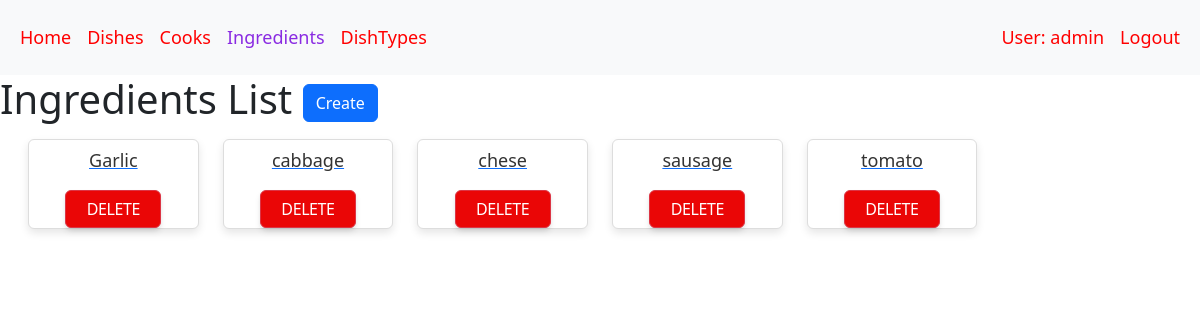
/ingredients/ (signed in), run on the app's committed database.
### restaurant/models.py (models this page shows, shortened)
class Cook(AbstractUser):
    years_of_experience = models.IntegerField(default=0)
    class Meta:
        verbose_name = "cook"
        verbose_name_plural = "cooks"

class Ingredient(models.Model):
    name = models.CharField(max_length=255, unique=True)
    class Meta:
        ordering = ["name"]

### restaurant/views.py (the view)
class IngredientListView(LoginRequiredMixin, generic.ListView):
    model = Ingredient
    context_object_name = "ingredient_list"
    paginate_by = 18

### templates/restaurant/ingredient_list.html
{% extends "base.html" %}
{% load crispy_forms_filters %}
{% block content %}
  <h1>
    Ingredients List
    <a href="{% url 'restaurant:ingredient-create' %}" class="btn btn-primary link-to-page">
      Create
    </a>
  </h1>
  <div class="row">
    {% if ingredient_list %}
      {% for ingredient in ingredient_list %}
        <div class="col-md-2">
          <div class="card mb-3 mini-card align-items-center">
            <a href="{% url 'restaurant:index' %}">
              <div class="card-body">
                <h5 class="card-title mini-card-title">{{ ingredient.name }}</h5>
              </div>
            </a>
          <a href="{% url 'restaurant:ingredient-delete' pk=ingredient.id %}" class="btn btn-danger delete">
            Delete
          </a>
          </div>
        </div>
      {% endfor %}
    {% else %}
      <p>There are no ingredients in the service.</p>
    {% endif %}
  </div>
{% endblock %}

### templates/includes/header.html (shortened to what this page needs)
  <header>
    <nav class="navbar navbar-expand-lg bg-body-tertiary navbar-dark bg-gradient-dark z-index-3 py-3">
      <div class="container-fluid">
        <div class="collapse navbar-collapse" id="navbarSupportedContent">
          <ul class="navbar-nav me-auto mb-2 mb-lg-0">
            <li class="nav-item">
              <a class="nav-link{% if request.resolver_match.url_name == 'index' %} active{% endif %}"
              href="{% url 'restaurant:index' %}">Home</a>
            </li>
            <li class="nav-item">
              <a class="nav-link{% if request.resolver_match.url_name == 'dish-list' %} active{% endif %}"
              href="{% url 'restaurant:dish-list' %}">Dishes</a>
            </li>
            <li class="nav-item">
              <a class="nav-link{% if request.resolver_match.url_name == 'cook-list' %} active{% endif %}"
              href="{% url 'restaurant:cook-list' %}">Cooks</a>
            </li>
            <li class="nav-item">
              <a class="nav-link{% if request.resolver_match.url_name == 'ingredient-list' %} active{% endif %}"
              href="{% url 'restaurant:ingredient-list' %}">Ingredients</a>
            </li>
            <li class="nav-item">
              <a class="nav-link{% if request.resolver_match.url_name == 'dish-types-list' %} active{% endif %}"
              href="{% url 'restaurant:dish-types-list' %}">DishTypes</a>
            </li>
              </ul>
          <ul class="navbar-nav mb-2 mb-lg-0">
            {% if user.is_authenticated %}
                <li class="nav-item">
                  <a class="nav-link{% if request.resolver_match.url_name == 'cook-detail' %} active{% endif %}"
                  href="{% url 'restaurant:cook-detail' pk=user.id %}">User: {{ user.get_username }}</a></li>
                <li class="nav-item">
                  <a class="nav-link"
                  href="{% url 'logout' %}">Logout</a></li>
            {% endif %}
          </ul>
        </div>
      </div>
    </nav>
  </header>

### static/css/styles.css (style rules this page uses)
body { margin: 0; padding: 0; }
.active { color: blueviolet !important; }
.row { margin: 1rem; }
.navbar { font-size: 18px; background-color: red; }
.nav-link { color: red; }
.delete { letter-spacing: -.025rem; text-transform: uppercase; box-shadow: 0 4px 7px -1px rgba(0,0,0,.11), 0 2px 4px -1px rgba(0,0,0,.07); background-size: 150%; background-position-x: 25%; background-color: #ea0606; width: 6rem; text-align: center; }
.card { border: 1px solid #ddd; box-shadow: 0 4px 8px rgba(0, 0, 0, 0.1); transition: transform 0.3s ease-in-out; }
.card-body { padding: 20px; }
.card-title { color: #333; }
.mini-card-title { text-align: center; }
.card-body { padding: 10px; }
.card-title { font-size: 18px; color: #333; }

### data on the page
Cook: get_username "admin"
Ingredient: name "Garlic"
Ingredient: name "cabbage"
Ingredient: name "chese"
Ingredient: name "sausage"
Ingredient: name "tomato"
